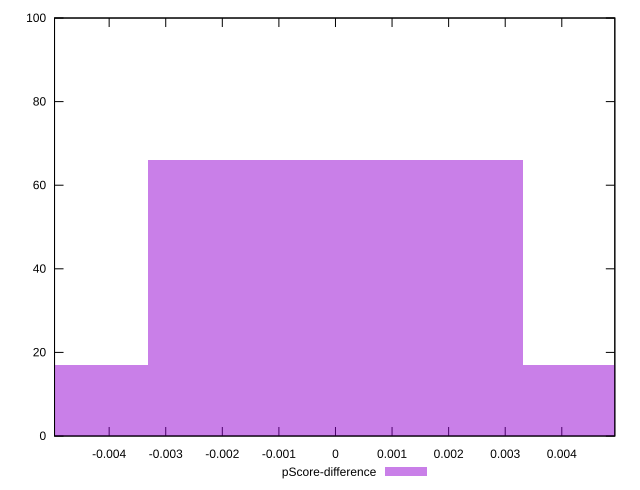

Source code (gnuplot):
reset

$pScoreDifference <<EOF
-0.006637227528554676 17
0 66
0.006637227528554676 17
EOF

set key outside below
set boxwidth 0.006637227528554676
set xrange [-0.004965325701486334:0.00493726616220716]
set yrange [0:100]
set trange [0:100]
set style fill transparent solid 0.5 noborder
set terminal svg size 640, 490 enhanced background rgb 'white'
set output "report_00022_2021-02-20T12:08:46.964Z/estimated-input-latency/samples/pages+cached/pScore-difference/histogram.svg"

plot $pScoreDifference title "pScore-difference" with boxes

reset
